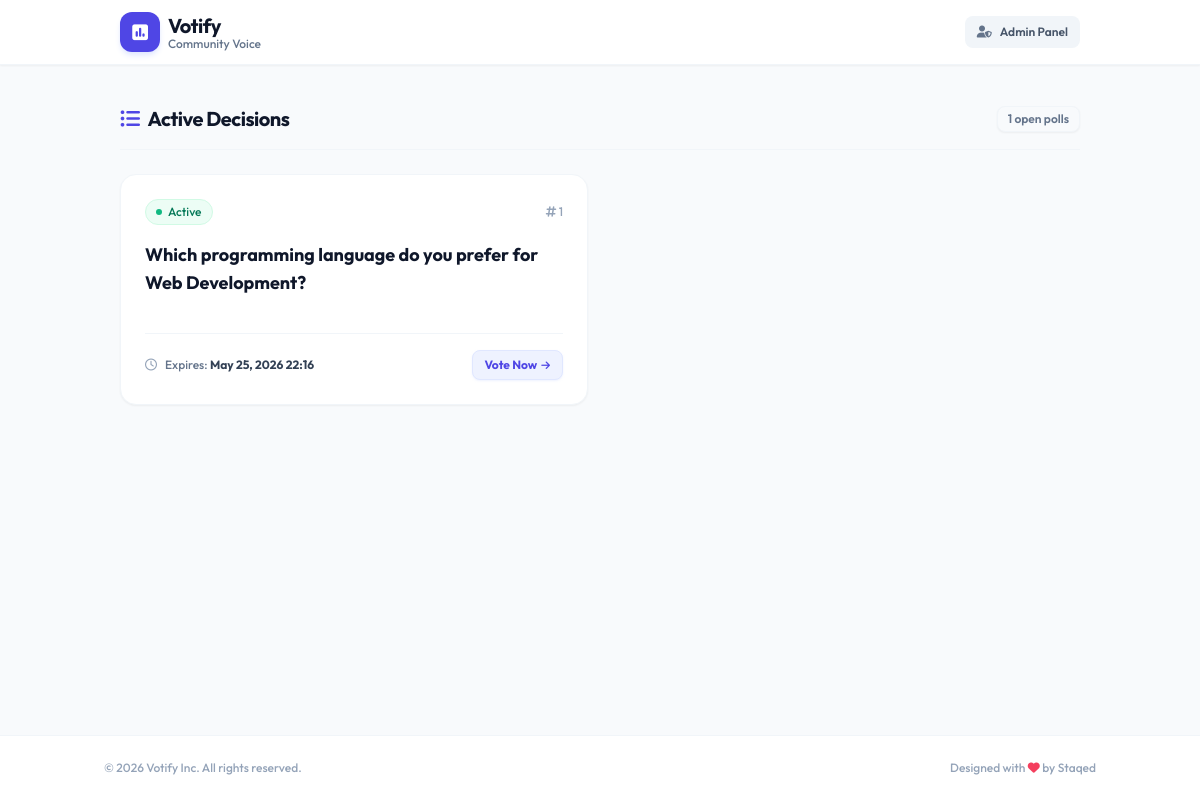
The page / on the database its author committed.
### polls/models.py (models this page shows, shortened)
class Poll(models.Model):
    question = models.CharField(max_length=200)
    expiration_date = models.DateTimeField()

### polls/views.py (the view)
# urls.py: path('', views.poll_list, name='poll_list'),
def poll_list(request):
    polls = Poll.objects.all().order_by('-id')
    context = {
        'polls': polls,
        'current_time': timezone.now(),
    }
    return render(request, 'polls/poll_list.html', context)

### polls/templates/polls/poll_list.html (shortened to what this page needs)
<!DOCTYPE html>
<html lang="en">
<head>
    <script src="https://cdn.tailwindcss.com"></script>
    <link rel="stylesheet" href="https://cdnjs.cloudflare.com/ajax/libs/font-awesome/6.4.0/css/all.min.css">
</head>
<body class="bg-slate-50 text-slate-900 min-h-screen flex flex-col">
    <nav class="bg-white border-b border-slate-100 sticky top-0 z-50 shadow-sm">
        <div class="max-w-5xl mx-auto px-4 sm:px-6 lg:px-8">
            <div class="flex justify-between h-16 items-center">
                <div class="flex items-center gap-2">
                    <div class="w-10 h-10 rounded-xl bg-indigo-600 flex items-center justify-center shadow-md shadow-indigo-100">
                        <i class="fa-solid fa-square-poll-vertical text-white text-lg"></i>
                    </div>
                    <div>
                        <span class="text-xl font-bold tracking-tight text-slate-900">Votify</span>
                        <span class="text-xs block text-slate-500 font-medium -mt-1">Community Voice</span>
                    </div>
                </div>
                <div class="flex items-center gap-4">
                    <a href="/admin/" target="_blank" class="flex items-center gap-2 text-xs font-semibold text-slate-600 hover:text-slate-900 transition-colors bg-slate-100 hover:bg-slate-200 px-3 py-2 rounded-lg">
                        <i class="fa-solid fa-user-shield text-slate-500"></i> Admin Panel
                    </a>
                </div>
            </div>
        </div>
    </nav>
    <main class="flex-1 max-w-5xl w-full mx-auto px-4 sm:px-6 lg:px-8 py-10">
        <div class="space-y-6">
            <div class="flex justify-between items-center border-b border-slate-100 pb-4">
                <h1 class="text-xl font-bold tracking-tight text-slate-900 flex items-center gap-2">
                    <i class="fa-solid fa-list-ul text-indigo-600"></i> Active Decisions
                </h1>
                <span class="text-xs font-semibold text-slate-500 bg-slate-50 px-2.5 py-1 rounded-lg border border-slate-100 shadow-sm">
                    {{ polls|length }} open polls
                </span>
            </div>
            {% if polls %}
                <div class="grid gap-6 md:grid-cols-2">
                    {% for poll in polls %}
                        <div class="bg-white border border-slate-100 rounded-2xl p-6 shadow-sm hover:shadow-md hover:border-slate-200/80 transition-all duration-300 flex flex-col justify-between group">
                            <div>
                                <div class="flex items-center justify-between mb-4">
                                    {% if poll.expiration_date > current_time %}
                                        <span class="inline-flex items-center gap-1.5 px-2.5 py-1 rounded-full text-xs font-medium bg-emerald-50 text-emerald-700 border border-emerald-100">
                                            <span class="w-1.5 h-1.5 rounded-full bg-emerald-500 animate-ping"></span> Active
                                        </span>
                                    {% else %}
                                        <span class="inline-flex items-center gap-1.5 px-2.5 py-1 rounded-full text-xs font-medium bg-slate-100 text-slate-600 border border-slate-200">
                                            <i class="fa-solid fa-lock text-[10px]"></i> Closed
                                        </span>
                                    {% endif %}
                                    <span class="text-xs text-slate-400 font-medium">
                                        <i class="fa-solid fa-hashtag"></i> {{ forloop.counter }}
                                    </span>
                                </div>
                                <h3 class="text-lg font-bold text-slate-900 group-hover:text-indigo-600 transition-colors mb-3 line-clamp-2">
                                    {{ poll.question }}
                                </h3>
                            </div>
                            <div class="mt-6 pt-4 border-t border-slate-100 flex items-center justify-between">
                                <div class="flex items-center gap-2 text-slate-500 text-xs font-medium">
                                    <i class="fa-regular fa-clock text-slate-400"></i>
                                    {% if poll.expiration_date > current_time %}
                                        <span>Expires: <strong class="text-slate-700">{{ poll.expiration_date|date:"M d, Y H:i" }}</strong></span>
                                    {% else %}
                                        <span class="text-rose-600 font-semibold">Expired</span>
                                    {% endif %}
                                </div>
                                <a href="/poll/{{ poll.id }}/" class="inline-flex items-center gap-1 px-3 py-1.5 rounded-lg text-xs font-bold text-indigo-600 bg-indigo-50 border border-indigo-100 hover:bg-indigo-600 hover:text-white hover:border-indigo-600 transition-all duration-300 shadow-sm shadow-indigo-100/50">
                                    {% if poll.expiration_date > current_time %}
                                        Vote Now <i class="fa-solid fa-arrow-right text-[10px] group-hover:translate-x-1 transition-transform"></i>
                                    {% else %}
                                        View Results <i class="fa-solid fa-chart-simple text-[10px]"></i>
                                    {% endif %}
                                </a>
                            </div>
                        </div>
                    {% endfor %}
                </div>
            {% endif %}
        </div>
    </main>
    <footer class="bg-white border-t border-slate-100 py-6 mt-12 text-center text-xs text-slate-400 font-medium">
        <div class="max-w-5xl mx-auto px-4 flex flex-col sm:flex-row justify-between items-center gap-3">
            <p>&copy; 2026 Votify Inc. All rights reserved.</p>
            <p>Designed with <i class="fa-solid fa-heart text-rose-500"></i> by <a href="https://staqed.com" target="_blank">Staqed</a></p>
        </div>
    </footer>
</body>
</html>

### polls/templates/polls/poll_list.html (style rules this page uses)
body { font-family: 'Outfit', sans-serif; }

### rows shown on the page
Poll: shows "Active", question "Which programming language do you prefer for Web Development?", expiration_date "May 25, 2026 22:16", shows "Vote Now"

### other values the page prints
{{ polls|length }} "1"
